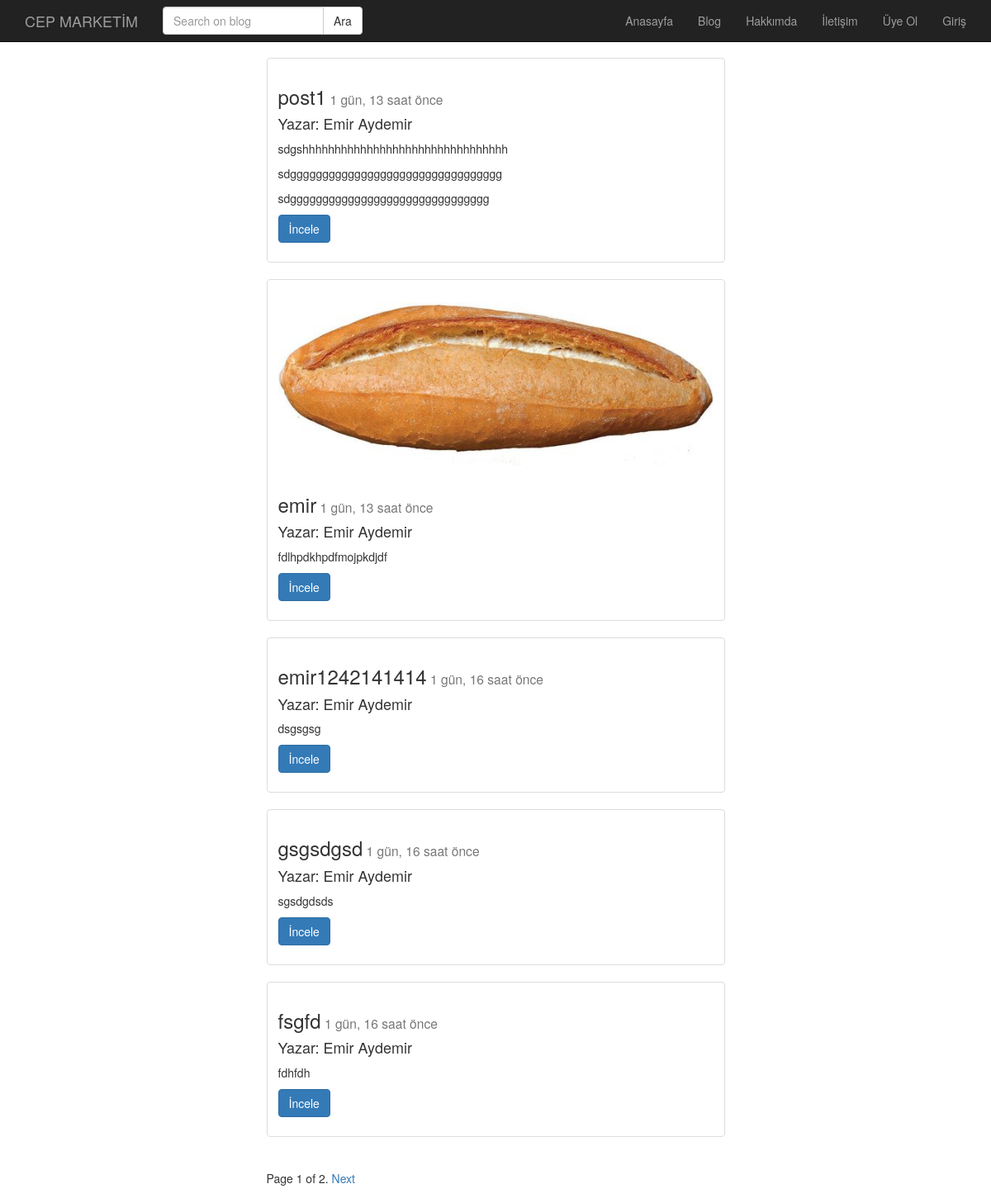
The page /post/index/ on the database its author committed.
### post/models.py (models this page shows, shortened)
class Post(models.Model):
    user = models.ForeignKey('auth.user',default=1,verbose_name='Yazar',on_delete=models.SET_DEFAULT,related_name='posts')
    title=models.CharField(max_length=120,verbose_name='başlık')
    content=RichTextField(verbose_name='içerik')
    publishing_date=models.DateTimeField(verbose_name="tarih",auto_now_add=True)
    image=models.ImageField(null=True,blank=True)
    slug=models.SlugField(unique=True,editable=False,max_length=130)
    def get_absolute_url(self):
        return reverse('post:detail',kwargs={'slug':self.slug})
    class Meta:
        ordering=['-publishing_date','id']

### post/views.py (the view, shortened to what this page needs)
# urls.py: re_path(r'index/$',post_index,name='index'),
def post_index(request):
    post_list = Post.objects.all()
    query=request.GET.get('q')
    paginator = Paginator(post_list, 5)
    page = request.GET.get('page')
    try:
        posts = paginator.page(page)
    except PageNotAnInteger:
        posts = paginator.page(1)
    except EmptyPage:
        posts = paginator.page(paginator.num_pages)
    return render(request,'index.html',{'posts':posts})

### templates/index.html (shortened to what this page needs)
{% extends 'base.html' %}
{% block body %}
    <div class="container">
    {% for post in posts %}
    <div class="row">
        <div class="col-md-6 col-md-offset-3">
            <div class="thumbnail">
                <div class="caption">
                    {% if post.image %}
                      <img src="{{ post.image.url }}" class="img-responsive">
                    {% endif %}
                    <h3>{{ post.title }}<small> {{ post.publishing_date|timesince }} önce</small></h3>
                    <h4> Yazar: {{ post.user.get_full_name }}</h4>
                        <p> {{post.content|safe|linebreaks|truncatechars:150}}</p>
                        <p> <a href="{{post.get_absolute_url}}" class="btn btn-primary" role="button">İncele</a>
                           </p>
                </div>
            </div>
        </div>
    </div>
    {% endfor %}
        <div class="row">
            <div class="col-md-6 col-md-offset-3">
                <div class="pagination">
                    <span class="step-links">
                        <span class="current">
                            Page {{ posts.number }} of {{ posts.paginator.num_pages }}.
                        </span>
                        {% if posts.has_next %}
                            <a href="?page={{ posts.next_page_number }}{% if request.GET.q %}&q={{ request.GET.q }}{% endif %}">Next</a>
                        {% endif %}
                    </span>
                </div>
            </div>
        </div>
    </div>
{% endblock %}

### templates/base.html (shortened to what this page needs)
<!DOCTYPE html>
{% load static %}
<html lang="en">
<head>
    <link rel="stylesheet" type="text/css" href="{% static 'css/bootstrap.min.css' %}">
    <link rel="stylesheet" type="text/css" href="{% static 'css/style.css' %}">
</head>
<body>
{% include 'header.html' %}
{% block body %}
{% endblock %}
</body>
</html>

### templates/header.html (shortened to what this page needs)
<nav class="navbar navbar-inverse navbar-fixed-top" role="banner">
    <div class="container">
        <div class="navbar-header">
            <a href="{% url 'home' %}" class="navbar-brand">CEP MARKETİM</a>
        </div>
        <nav class="collapse navbar-collapse" role="navigation">
            <form class="navbar-form navbar-left" role="search" method="GET" action="">
                <div class="input-group">
                    <input class="form-control" type="text" name="q" placeholder="Search on blog" value="{{request.GET.q}}" >
                    <span class="input-group-btn">
                        <input class="btn btn-default" type="submit" value="Ara">
                    </span>
                </div>
            </form>
            <ul class="nav navbar-nav navbar-right">
                <li><a href="{% url 'home' %}">Anasayfa</a></li>
                <li><a href="{% url 'post:index' %}">Blog</a></li>
                <li><a href="#">Hakkımda</a></li>
                <li><a href="#">İletişim</a></li>
                {% if not request.user.is_authenticated %}
                    <li><a href="{% url 'accounts:register' %}">Üye Ol</a></li>
                    <li><a href="{% url 'accounts:login' %}">Giriş</a></li>
                {% else %}
                    <li><a href="{% url 'accounts:logout' %}">Çıkış</a></li>
                {% endif %}
            </ul>
        </nav>
    </div>
</nav>

### static/css/style.css (style rules this page uses)
body { padding-top: 70px; }

### rows shown on the page
Post: title "post1", publishing_date "1 gün, 13 saat", user.get_full_name "Emir Aydemir", content "sdgshhhhhhhhhhhhhhhhhhhhhhhhhhhhhhhh sdggggggggggggggggggggggggggggggggg sdggggggggggggggggggggggggggggggg"
Post: image (picture), title "emir", publishing_date "1 gün, 13 saat", user.get_full_name "Emir Aydemir", content "fdlhpdkhpdfmojpkdjdf"
Post: title "emir1242141414", publishing_date "1 gün, 16 saat", user.get_full_name "Emir Aydemir", content "dsgsgsg"
Post: title "gsgsdgsd", publishing_date "1 gün, 16 saat", user.get_full_name "Emir Aydemir", content "sgsdgdsds"
Post: title "fsgfd", publishing_date "1 gün, 16 saat", user.get_full_name "Emir Aydemir", content "fdhfdh"

### other values the page prints
{{ posts.number }} "1"
{{ posts.paginator.num_pages }} "2"
